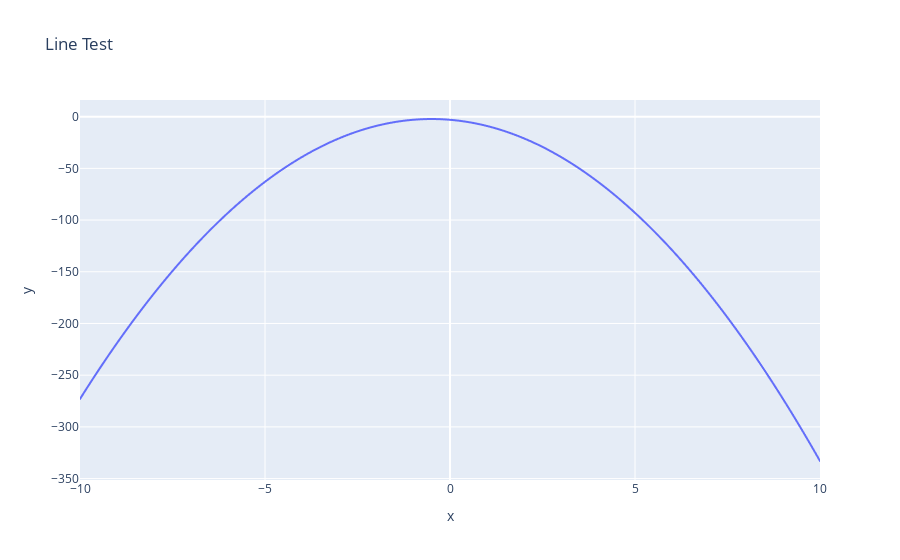

The notebook cell this image was saved under:
### Code cell
def f(x):
    return -3*x*x-3*x-3

X = np.linspace(-10, 10, 10000) 
y = [f(x) for x in X]
print(len(y),len(X))
fig = px.line({"x": X, "y":y}, x="x", y="y", title='Line Test')
fig.show()

### Figure 1 — Plotly figure (JSON) as saved in the notebook; plotly's stock layout.template omitted (floating-point values rounded to 4 significant figures; data arrays with more than 128 entries replaced by an {"elided": "..."} marker saying what was removed)
{"data": [{"hovertemplate": "x=%{x}<br>y=%{y}<extra></extra>", "legendgroup": "", "line": {"color": "#636efa", "dash": "solid"}, "mode": "lines", "name": "", "showlegend": false, "type": "scattergl", "x": {"elided": "10000 float values"}, "xaxis": "x", "y": {"elided": "10000 float values"}, "yaxis": "y"}], "layout": {"autosize": true, "legend": {"tracegroupgap": 0}, "title": {"text": "Line Test"}, "xaxis": {"anchor": "y", "autorange": true, "domain": [0, 1], "range": [-10, 10], "title": {"text": "x"}, "type": "linear"}, "yaxis": {"anchor": "x", "autorange": true, "domain": [0, 1], "range": [-351.4, 16.12], "title": {"text": "y"}, "type": "linear"}}}
